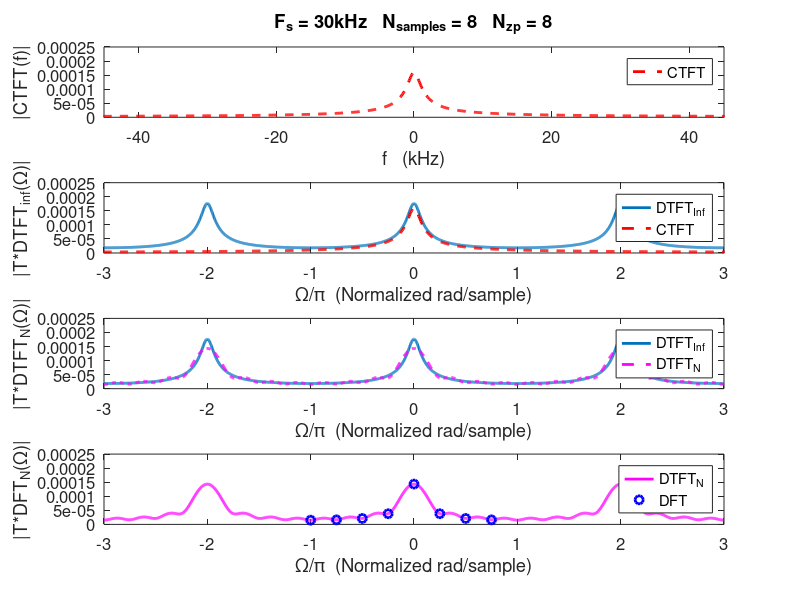

Here is the MATLAB script that generated this plot:
function NS_21_DFT_Relations(Fs,N,N_zp)
%%% A routnie showing CTFT, DTFT_inf, DTFT_N, and DFT Relations
%
% Inputs:  Fs = sampling rate in Hz
%          N = number of collected samples
%          N_zp = DFT size after zero-padding
%  
%  Output:  Plots of CTFT, DTFT_inf, DTFT_N, and DFT



%%% Set parameters if user doesn't specify them
if nargin==0
    Fs=30e3;
    N=8;
    N_zp=8;
    %%% these values show significant amounts of all three error types:
            %  Aliasing Error (see 2nd plot from top)... Increase Fs to reduce
            %  Leakage Error (see 3rd plot from top)... Increase N to reduce
            %  Grid Error:  (see bottom plot)... Increase N_zp (and/or N) to reduce 
end

%%%% Compute the Theoretical CTFT
b=2*pi*1000;
f=-200000:100:200000;
CTFT=1./(j*2*pi*f + b);   %%% from table for x(t) = exp(-bt)u(t)
subplot(4,1,1)
h=plot(f/1e3,abs(CTFT),'r--');
set(h,'linewidth',2);
set(gca,'fontsize',12);
xlabel('f   (kHz)')
ylabel('|CTFT(f)|')
axis_vals=axis;
Freq_Lims=[-3 3]*(Fs/2)/1000;
axis([Freq_Lims 0 2.5e-4]);
legend('CTFT')
title(['F_s = ' num2str(Fs/1000) 'kHz   N_{samples} = ' num2str(N) '   N_{zp} = ' num2str(N_zp)])

%%%%  Compute the Theoretical DTFT_inf
T=1/Fs;   
a=exp(-b*T);   %%% computes exponential decay rate of sampled signal
omega=-3*pi:0.01:3*pi;
DTFT_inf=1./(1 - a*exp(-j*omega));   %%% from table for x[n] = a^n u[n]
subplot(4,1,2)
h=plot(omega/pi,abs(T*DTFT_inf));
set(h,'linewidth',2);
set(gca,'fontsize',12);
xlabel('\Omega/\pi  (Normalized rad/sample)')
ylabel('|T*DTFT_{inf}(\Omega)|')
hold on
h=plot(f/(Fs/2),abs(CTFT),'r--');
set(h,'linewidth',2);
axis([-3 3  0 2.5e-4])
hold off
legend('DTFT_{Inf}','CTFT')

%%%%  Compute the Theoretical DTFT_N
DTFT_N=(1-(a*exp(-j*omega)).^N)./(1 - a*exp(-j*omega));    %%% from Eq. (7.6) in Kamen & Heck 
subplot(4,1,3)
h=plot(omega/pi,abs(T*DTFT_inf));
set(h,'linewidth',2);
set(gca,'fontsize',12);
hold on
h=plot(omega/pi,abs(T*DTFT_N),'m--');
set(h,'linewidth',2);
hold off
xlabel('\Omega/\pi  (Normalized rad/sample)')
ylabel('|T*DTFT_{N}(\Omega)|')
axis([-3 3  0 2.5e-4])
legend('DTFT_{Inf}','DTFT_{N}')

%%%% Now do the DFT processing that could be done in practice on the N samples
n=0:(N-1);
nT=n*T;
x_N=exp(-b*nT);
%% Next command: 
   %% fft computes fft with zero-padding to N_zp
   %% fftshift moves the points for [pi,2*pi) down to [-pi, 0) so we cover [-pi,pi)
DFT_N=fftshift(fft(x_N,N_zp));   
%% now compute the frequencies where DFT points are
omega_k= ((-N_zp/2):((N_zp/2)-1))*pi/(N_zp/2);  
subplot(4,1,4)
h=plot(omega/pi,abs(T*DTFT_N),'m');
set(h,'linewidth',2);
set(gca,'fontsize',12);
hold on
h=plot(omega_k/pi,abs(T*DFT_N),'bo');
set(h,'linewidth',2);
hold off
xlabel('\Omega/\pi  (Normalized rad/sample)')
ylabel('|T*DFT_{N}(\Omega)|')
axis([-3 3  0 2.5e-4])
legend('DTFT_{N}','DFT')